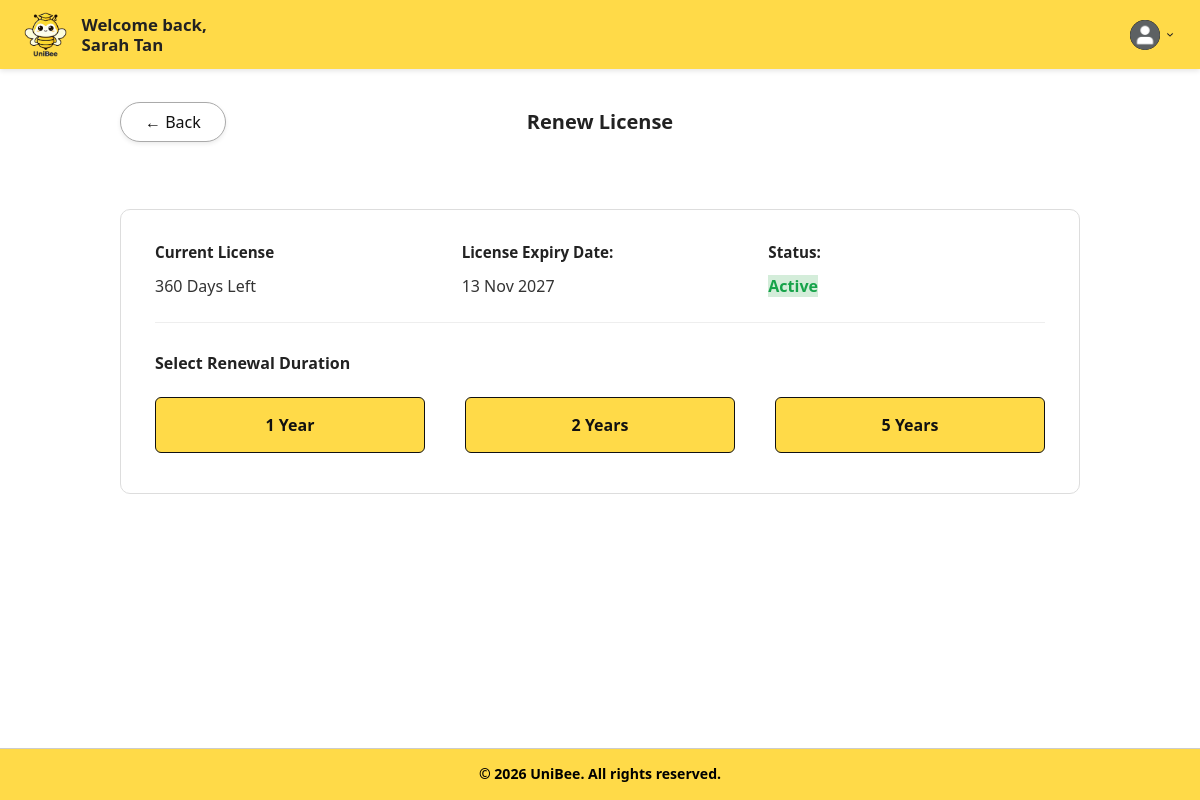
/boundary/renewLicensePage.php (signed in), run on the app's committed database.
### tables this page shows
CREATE TABLE UniversityLicenses (
    id INT PRIMARY KEY AUTO_INCREMENT,
    universityId INT NOT NULL,
    licenseId INT NOT NULL,
    startDate DATE NOT NULL,
    expiryDate DATE NOT NULL,
    status VARCHAR(50) DEFAULT 'active',
    renewedBy INT,
    createdAt DATETIME DEFAULT CURRENT_TIMESTAMP,
    updatedAt DATETIME DEFAULT CURRENT_TIMESTAMP ON UPDATE CURRENT_TIMESTAMP,
    FOREIGN KEY (universityId) REFERENCES Universities(id) ON DELETE CASCADE,
    FOREIGN KEY (licenseId) REFERENCES Licenses(id),
    FOREIGN KEY (renewedBy) REFERENCES Users(id) ON DELETE SET NULL
);

### controller/renewLicenseController.php (called while the page is built, shortened)
<?php
require_once '../entity/universities.php';
require_once '../database/database.php';
class RenewLicenseController
{
    private $db;
    private $universityId;
    public function __construct()
    {
        $database = new Database();
        $this->db = $database->connect();
        $this->universityId = (int) ($_SESSION['university_id'] ?? 0);
    }
    public function getUniversity()
    {
        $stmt = $this->db->prepare("SELECT * FROM Universities WHERE id = ?");
        $stmt->execute([$this->universityId]);
        $row = $stmt->fetch(PDO::FETCH_ASSOC);
        return new Universities(
            $row['id'],
            $row['name'],
            $row['institutionType'],
            $row['country'],
            $row['postalCode'],
            $row['status'],
            $row['suspensionReason'],
            $row['registrationDate'],
            $row['updatedAt'],
            $row['subscriptionPlan'],
            $this->db
        );
    }
}

### database/database.php (called while the page is built, shortened)
<?php
class Database
{
    private $host = 'sql310.infinityfree.com';
    private $dbname = 'if0_43226272_unibee';
    private $username = 'if0_43226272';
    private $password = 'unibee1234';
    public function connect()
    {
        try {
            $this->pdo = new PDO(
                "mysql:host={$this->host};dbname={$this->dbname}",
                $this->username,
                $this->password
            );
            $this->pdo->setAttribute(PDO::ATTR_ERRMODE, PDO::ERRMODE_EXCEPTION);
            return $this->pdo;
        } catch (PDOException $e) {
            die("Database connection failed: " . $e->getMessage());
        }
    }
}

### entity/universities.php (called while the page is built, shortened)
<?php
require_once __DIR__ . "/../database/database.php";
class Universities
{
    private $id;
    private $db;
    public function __construct(
        $id = null,
        $name = null,
        $institutionType = null,
        $country = null,
        $postalCode = null,
        $status = null,
        $suspensionReason = null,
        $registrationDate = null,
        $updatedAt = null,
        $subscriptionPlan = null,
        $db = null
    ) {
        $this->id = $id;
        $this->db = $db;
    }
    public function getCurrentLicense()
    {
        $stmt = $this->db->prepare(
            "SELECT ul.id, ul.universityId, ul.startDate, ul.expiryDate, ul.status,
                    l.name AS licenseName, l.durationYears
             FROM UniversityLicenses ul
             JOIN Licenses l ON l.id = ul.licenseId
             WHERE ul.universityId = ?
             ORDER BY ul.expiryDate DESC
             LIMIT 1"
        );
        $stmt->execute([$this->id]);
        $row = $stmt->fetch(PDO::FETCH_ASSOC);
        return $row ?: null;
    }
}

### boundary/renewLicensePage.php (the view, shortened to what this page needs)
<?php
require_once "../controller/renewLicenseController.php";
$controller = new RenewLicenseController();
$university = $controller->getUniversity();
$currentLicense = $university ? $university->getCurrentLicense() : null;
$daysLeft = 0;
$expiryFormatted = '—';
$statusLabel = 'No License';
$statusClass = 'status-inactive';
if ($currentLicense) {
    $expiryTs = strtotime($currentLicense['expiryDate']);
    $daysLeft = max(0, (int) ceil(($expiryTs - time()) / 86400));
    $expiryFormatted = date('d M Y', $expiryTs);
    $statusLabel = ucfirst($currentLicense['status']);
    $statusClass = strtolower($currentLicense['status']) === 'active'
        ? 'status-active'
        : 'status-inactive';
}
?>
<!DOCTYPE html>
<html lang="en">
<head>
    <link rel="stylesheet" href="../style.css">
</head>
<body>
    <header class="header">
        <div class="logo-container">
            <a href="universityAdminDashboardPage.php">
                <img src="../images/uniBeeLogo.png" alt="UniBee Logo">
            </a>
        </div>
        <div class="welcome-message">
            <span>Welcome back,</span>
            <strong>
                <?php echo htmlspecialchars($_SESSION['user_name'] ?? 'University Admin'); ?>
            </strong>
        </div>
        <div class="dashboard-header-right">
            <div class="profile-dropdown">
                <div class="profile-container" onclick="toggleDropdown()">
                    <img src="../images/profilePic.png" alt="Profile" class="profile-icon">
                    <img src="../images/dropdown.png" alt="Menu" class="dropdown-arrow">
                </div>
            </div>
        </div>
    </header>
    <div class="renew-page-header">
        <a href="universityAdminDashboardPage.php" class="btn-back renew-back-button">
            &#8592; Back
        </a>
        <h1 class="renew-page-title">Renew License</h1>
    </div>
    <main class="renew-page">
        <div class="renew-card">
            <div class="license-info-grid">
                <div class="license-info-item">
                    <span class="label">Current License</span>
                    <span class="value">
                        <?php echo $currentLicense ? $daysLeft . ' Days Left' : '—'; ?>
                    </span>
                </div>
                <div class="license-info-item">
                    <span class="label">License Expiry Date:</span>
                    <span class="value">
                        <?php echo htmlspecialchars($expiryFormatted); ?>
                    </span>
                </div>
                <div class="license-info-item">
                    <span class="label">Status:</span>
                    <span class="value <?php echo htmlspecialchars($statusClass); ?>">
                        <?php echo htmlspecialchars($statusLabel); ?>
                    </span>
                </div>
            </div>
            <h2 class="duration-title">Select Renewal Duration</h2>
            <div class="duration-buttons">
                <button type="button" class="duration-btn" onclick="confirmRenew(1)">1 Year</button>
                <button type="button" class="duration-btn" onclick="confirmRenew(2)">2 Years</button>
                <button type="button" class="duration-btn" onclick="confirmRenew(5)">5 Years</button>
            </div>
        </div>
    </main>
    <footer>
        <div class="footer-bottom-bar">
            &copy; 2026 UniBee. All rights reserved.
        </div>
    </footer>
</body>
</html>

### boundary/renewLicensePage.php (style rules this page uses)
.renew-page-header { display: grid; grid-template-columns: 1fr auto 1fr; align-items: center; width: 100%; min-height: 45px; margin: 30px 0 25px; padding-left: max(10%, calc((100% - 1050px) / 2)); padding-right: max(10%, calc((100% - 1050px) / 2)); box-sizing: border-box; }
.renew-back-button { grid-column: 1; justify-self: start; margin: 0; }
.renew-page-title { grid-column: 2; justify-self: center; margin: 0; text-align: center; font-size: 1.25rem; white-space: nowrap; }
.renew-page { width: 80%; max-width: 1050px; margin: 0 auto; padding: 30px 0 60px; box-sizing: border-box; }
.renew-card { border: 1px solid #ddd; border-radius: 10px; background: #fff; padding: 30px 34px 40px; margin-top: 10px; }
.license-info-grid { display: grid; grid-template-columns: 1fr 1fr 1fr; gap: 30px; padding-bottom: 22px; border-bottom: 1px solid #eee; margin-bottom: 28px; }
.license-info-item .label { display: block; font-size: 0.95rem; font-weight: 700; color: #222; margin-bottom: 10px; }
.license-info-item .value { font-size: 1rem; color: #333; }
.license-info-item .status-active { color: #16a34a; font-weight: 700; }
.duration-title { font-size: 1rem; font-weight: 700; color: #222; margin: 0 0 20px 0; }
.duration-buttons { display: flex; gap: 40px; flex-wrap: wrap; }
.duration-btn { flex: 1; min-width: 180px; padding: 16px 24px; background: var(--bg-yellow); color: #111; border: 1px solid #111; border-radius: 6px; font-size: 1rem; font-weight: 600; cursor: pointer; transition: background-color 0.2s ease; }

### data on the page
universitylicenses: expiryDate "360", expiryDate "13 Nov 2027", status "Active"

### other printed values
$_SESSION['user_name'] "Sarah Tan"
